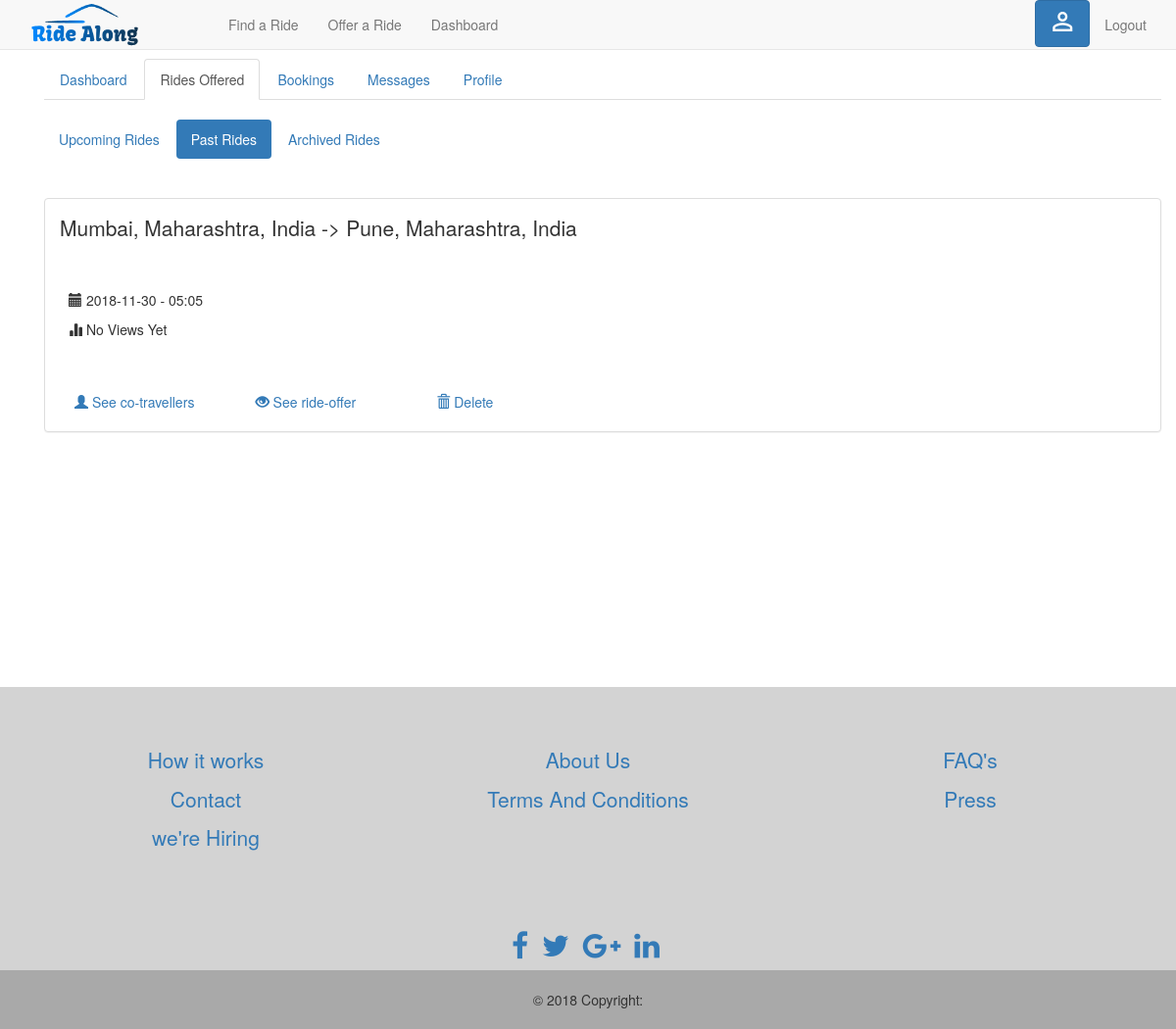
Page /past_rides (signed in) on the committed database.
### tables this page shows
CREATE TABLE "rides_offered" (
	`rideId`	INTEGER PRIMARY KEY AUTOINCREMENT,
	`userName`	text NOT NULL,
	`source`	text NOT NULL,
	`destination`	text NOT NULL,
	`lat1`	text NOT NULL,
	`long1`	text NOT NULL,
	`lat2`	text NOT NULL,
	`long2`	text NOT NULL,
	`offeredDate`	text NOT NULL,
	`offeredTime`	text NOT NULL,
	`offeredPrice`	int NOT NULL,
	`offeredSeats`	NUMERIC NOT NULL,
	`details`	text,
	`valid`	INTEGER NOT NULL,
	`seatsleft`	NUMERIC
);

### app.py (the view)
@app.route('/past_rides')
@is_logged_in
def past_rides():
    con = sqlite3.connect("CabSharing.db")
    cur = con.cursor()
    result = []
    username = session['username']
    cur.execute("select * from rides_offered where username = ? and valid = ?",(username , 0) )
    result = cur.fetchall()
    count = len(result)
    print()
    print(result)
    print(count)
    con.commit()
    return render_template('past_rides.html' , result = result , count = count)

### app.py (called while the page is built)
def is_logged_in(f):
    @wraps(f)
    def wrap(*args, **kwargs):
        if 'logged_in' in session:
            return f(*args, **kwargs)
        else:
            flash('Unauthorized, Please login', 'danger')
            return redirect(url_for('login'))
    return wrap

### templates/past_rides.html (shortened to what this page needs)
{% extends 'layout.html' %}
{% block body %}
<div class=" container ">
      <ul class="nav nav-tabs">
        <li ><a href="dashboard">Dashboard</a></li>
        <li class= "active"><a href="rides">Rides Offered</a></li>
        <li ><a href="bookings">Bookings</a></li>
        <li ><a href="messages">Messages</a></li>
        <li ><a href="profile">Profile</a></li>
      </ul>
      <br>
</div><div class="container text-center">
    <div  class="tab-pane fade in active">
      <ul class="nav nav-pills">
        <li><a  href="rides">Upcoming Rides</a></li>
        <li class="active"><a href="past_rides">Past Rides</a></li>
        <li><a  href="#archived-rides">Archived Rides</a></li>
      </ul>
		<div class="tab-content">
		    <br><br>
		    <div id="past-rides" class=" text-left">
				  {% if count > 0 %}
	              {% for i in range(count) %}
	              <div class="row">
	                <div class="col-sm-12">
	                  <div class="panel panel-default text-left">
	                    <div class="panel-body"><strong class="lead"> {{result[i][2]}} -> {{result[i][3]}} </strong>
	                    </div>
	                  <div class="well-lg">
	                    <p>
	                    <p><span class="glyphicon glyphicon-calendar"></span> {{result[i][8]}} - {{result[i][9]}}</p>
	                    <p><span class="glyphicon glyphicon-stats"></span> No Views Yet<br><br></p>
	                   </p>
	                 </div>
	                 <div class="container-fluid" >
	                    <a href="see_cotravellers/{{result[i][0]}}/{{result[i][1]}}" class="col-sm-2" ><span class="glyphicon glyphicon-user"></span> See co-travellers </a>
	                    <a href="rides_found/{{result[i][0]}}/{{result[i][1]}}" class="col-sm-2" >
	                      <span class="glyphicon glyphicon-eye-open"></span> See ride-offer </a>
	                    <a href="" class="col-sm-1" ><span class="glyphicon glyphicon-trash"></span> Delete </a>
	                    <br><br>
	                 </div>
	                  </div>
	                </div>
	              </div>
	              {% endfor %}
	            {% endif %}
			</div>
		    </div>
		</div>
	</div>
</div>
{% endblock %}

### static/styles/design.css (style rules this page uses)
html, body { height: 100%; margin: 0; padding: 0; }

### rows in the picture
rides_offered: source "Mumbai, Maharashtra, India", destination "Pune, Maharashtra, India", offeredDate "2018-11-30", offeredTime "05:05"
